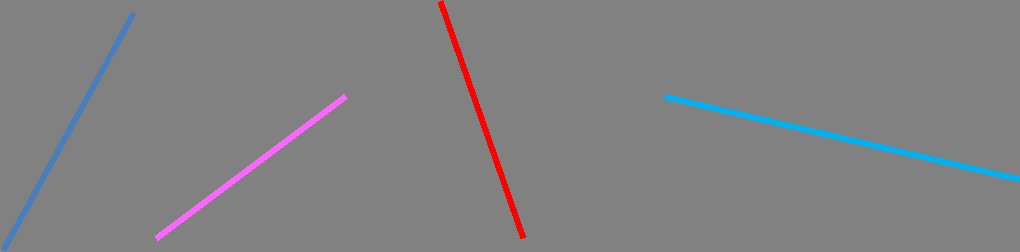
#> input picture lines.png, 1020 x 252 px
$ python line_detection.py   (Python 2 division)
#> lines starting #> are read from the running program, lines starting #| are printed output that depends on the picture; after the words box and inside, x2 and y2 are one past the last pixel; in counts of white or black regions, pixels touching at a corner belong together
#!python3

import cv2
import numpy as np
import matplotlib.pyplot as plt

def convolution(im, kern):
    kDim = (len(kern), len(kern[0]))
    assert kDim[0] % 2 == 1 and kDim[1] % 2 == 1, "Kernel must be odd size"
    kCen = (kDim[0]//2,kDim[1]//2)
    cDim = (len(im),len(im[0]))
    conv = np.zeros(cDim, dtype=np.int16)

    for r in range(cDim[0]):
        for c in range(cDim[1]):
            v = 0.0
            for kr in range(kDim[0]):
                for kc in range(kDim[1]):
                    try:
                        v = v + im[r+kr-kCen[0],c+kc-kCen[1]] * kern[kr,kc]
                    except:
                        pass
            conv[r][c] = v
    return conv

def doOp(im,op):
    cDim = (len(im),len(im[0]))
    newim = np.zeros(cDim, dtype=np.int16)

    for r in range(cDim[0]):
        for c in range(cDim[1]):
            newim[r][c] = op(im[r][c])
    return newim

def hist(im,bins):
    L = np.zeros((bins,1),dtype=np.float32)
    for i in im.ravel():
        L[i] +=1
    return L

def segment(im):
    h = hist(im,256)
    b = np.zeros((256,1),dtype=np.float32)
    for i in range(256):
        b[i] = i

    T = int(np.average(im))
    m1 = int(np.sum(h[:T]*b[:T])/np.sum(h[:T]))
    m2 = int(np.sum(h[T:]*b[T:])/np.sum(h[T:]))
    while(int((m1+m2)/2) !=T):
        T = int((m1+m2)/2)
        m1 = int(np.sum(h[:T]*b[:T])/np.sum(h[:T]))
        m2 = int(np.sum(h[T:]*b[T:])/np.sum(h[T:]))
    for r in range(len(im)):
        for c in range(len(im[0])):
            im[r,c] = 0 if im[r,c]<T else 255
    return (im,T)

def hough(im):
    dim = im.shape
    maxd = np.linalg.norm(dim)
    ts = np.arange(-np.pi,np.pi,np.pi/4)

    coss = np.cos(t)
    sins = np.sin(t)
    xs = [range(len(dim[1]))]

    ht = np.zeros((2*maxd,len(t)),dtype=np.float16)


im = cv2.imread("lines.png",cv2.IMREAD_GRAYSCALE)
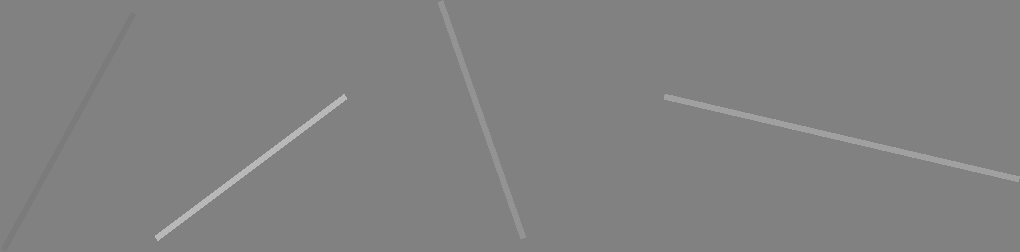
#> im: shape (252, 1020); min 122, max 187, mean 129.6

sx = np.array([[-1,0,1],[-2,0,2],[-1,0,1]])
sy = sx.T

xconv = doOp(convolution(im,sx),abs)
#> in convolution, `cDim = (len(im),len(im[0]))`: cDim = (252, 1020)
#> after the loop in convolution, `for r in range(cDim[0]):`:
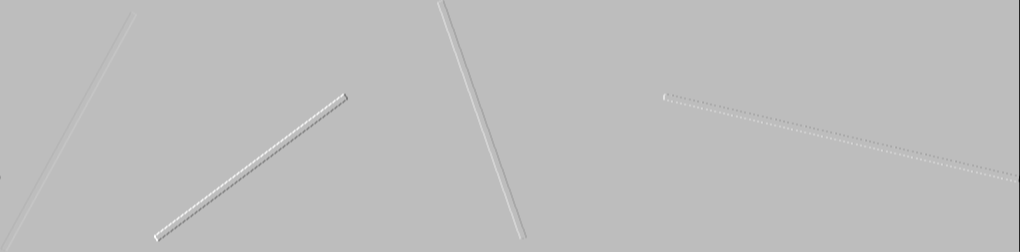
#> conv: shape (252, 1020) int16; min -641, max 220, mean -0.5; drawn with min black and max white
#> after the loop in doOp, `for r in range(cDim[0]):`:
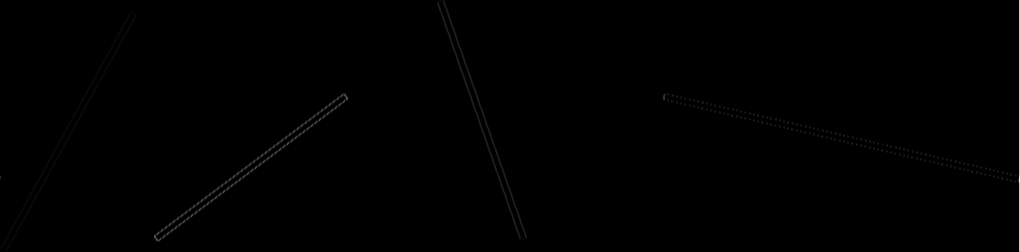
#> newim: shape (252, 1020) int16; min 0, max 641, mean 1.6; drawn with min black and max white
xconv = xconv/np.max(xconv)
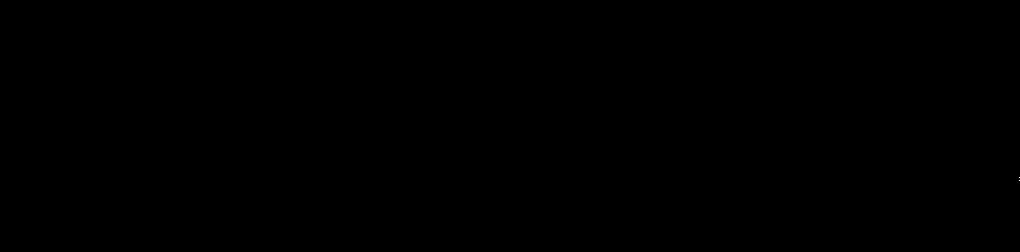
#> xconv: shape (252, 1020) int16; values 0 (black) and 1 (white), 0% white in thin lines or dots, all inside (x1, y1, x2, y2) = (1019, 177, 1020, 181)
yconv = doOp(convolution(im,sy),abs)
yconv = yconv/np.max(yconv)
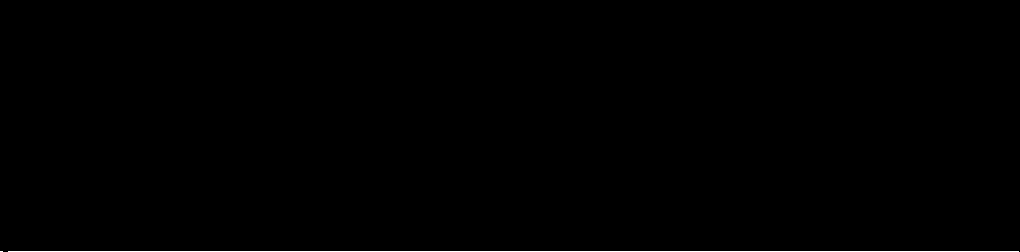
#> yconv: shape (252, 1020) int16; values 0 (black) and 1 (white), 0.39% white in thin lines or dots, all inside (x1, y1, x2, y2) = (0, 251, 1019, 252)
# cv2.imshow("X",xconv)
# cv2.imshow("Y",yconv)
# cv2.waitKey(0)

edges = xconv + yconv
#> edges: shape (252, 1020) int16; values 0 (black) and 1 (white), 0.4% white in thin lines or dots, all inside (x1, y1, x2, y2) = (0, 177, 1020, 252)
edges = edges/np.max(edges)
# cv2.imshow("edges",edges)
# cv2.waitKey(0)

sim = segment(edges)
#> after the loop in hist, `for i in im.ravel():`: L = 256 values, max 256024 at index 0, min 0 at index 2, mean 1004.1
#> in segment, `h = hist(im,256)`: h has the same summary as L in hist
#> in segment, `T = int(np.average(im))`: T = 0
#> (the run stopped early here; a loop or call above may not have finished)
